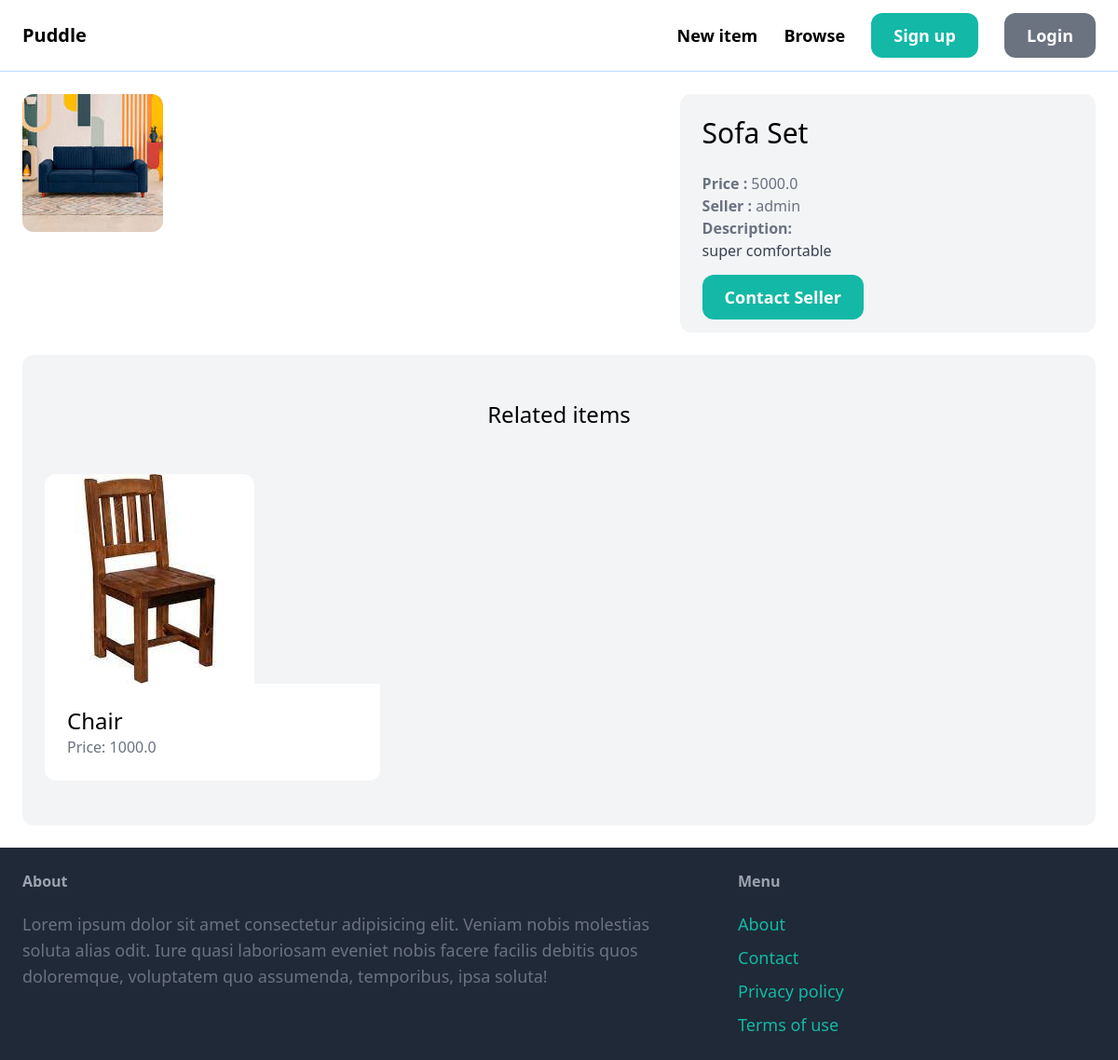
Page /items/11/ on the earlier database version.
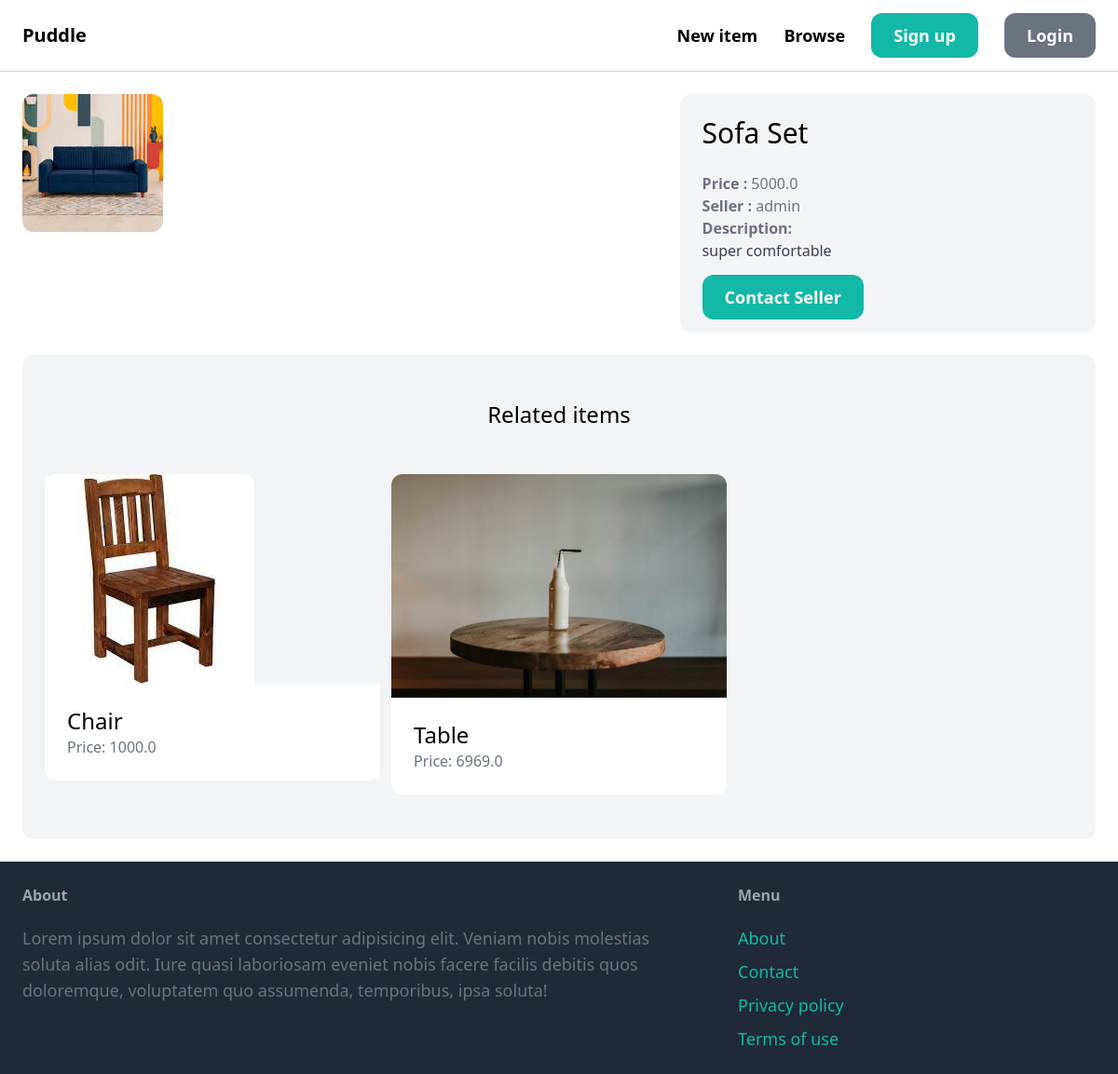
Same page on the later database version.
### item/models.py (models this page shows, shortened)
class Item(models.Model):
    category=models.ForeignKey(Category,related_name='items',on_delete=models.CASCADE)
    name=models.CharField(max_length=100)
    description=models.TextField(blank=True,null=True)
    price=models.FloatField()
    is_sold=models.BooleanField(default=False)
    created_by=models.ForeignKey(User,related_name='items',on_delete=models.CASCADE)
    created_at=models.DateTimeField(auto_now_add=True)
    image=models.ImageField(upload_to='item_images',blank=True,null=True)
    class Meta:
        ordering=('name',)

### item/views.py (the view)
# urls.py: path('<int:pk>/',detail, name='detail'),
def detail(request,pk):
    item=get_object_or_404(Item,pk=pk)
    related_items=Item.objects.filter(category=item.category,is_sold=False).exclude(pk=pk)[0:3]
    return render(request,'item/detail.html',{'item':item,'related_items':related_items,})

### item/templates/item/detail.html (shortened to what this page needs)
{% extends 'core/base.html' %}
{% block content %}
<div class="grid grid-cols-5 gap-6">
    <div class="col-span-3">
        <img src="{{item.image.url}}" class="rounded-xl">
    </div>
    <div class="col-span-2 p-6 bg-gray-100 rounded-xl">
        <h1 class="mb-6 text-3xl">{{item.name}}</h1>
        <p class="text-gray-500"><strong>Price : </strong>{{item.price}}</p>
        <p class="text-gray-500"><strong>Seller : </strong>{{item.created_by.username}}</p>
        {% if item.description %}
            <p class="text-gray-700">
            <strong class="text-gray-500">Description:</strong><br>
            {{item.description}}
            </p>
        {% endif %}
        {% if request.user == item.created_by %}
        <br>
           <div class="mt-6 p-6 bg-white rounded-xl">
            <p class="mb-6 text-3xl">This is your item</p>
            <a href="{% url 'item:edit' item.id%}" class="px-6 py-3 text-lg font-semibold bg-blue-500 text-white rounded-xl hover:bg-teal-700">Edit</a>
            <a href="{% url 'item:delete' item.id%}" class="px-6 py-3 text-lg font-semibold bg-red-500 text-white rounded-xl hover:bg-teal-700">Delete</a>
           </div>
        {% else %}
        <br>
        <a href="{% url 'conversation:new' item.id %}" class="px-6 py-3 text-lg font-semibold bg-teal-500 text-white rounded-xl hover:bg-teal-700">Contact Seller</a>
        {% endif %}
    </div>
</div>
<div class="mt-6 px-6 py-12 bg-gray-100 rounded-xl">
    <h2 class="mb-12 text-2xl text-center">Related items</h2>
    <div class="grid grid-cols-3 gap-3">
        {%for item in related_items%}
        <div>
            <a href="{% url 'item:detail' item.id %}">
                <div>
                    <img src="{{item.image.url}}" class="rounded-t-xl">
                </div>
                <div class="p-6 bg-white rounded-b-xl">
                    <h2 class="text-2xl">{{item.name}}</h2>
                    <p class="text-gray-500">Price: {{item.price}}</p>
                </div>
            </a>
        </div>
        {% endfor %}
    </div>
</div>
{% endblock %}

Differences in the rows shown:
added Item: image (picture), name "Table", price "6969.0"
